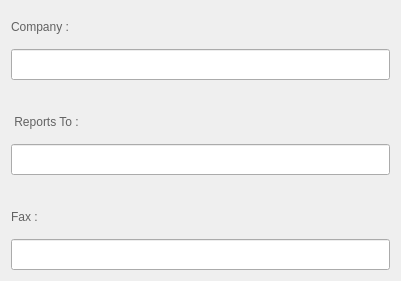
               <widget class="QWidget" name="layoutWidget_4">
                <property name="geometry">
                 <rect>
                  <x>730</x>
                  <y>1120</y>
                  <width>401</width>
                  <height>281</height>
                 </rect>
                </property>
                <layout class="QVBoxLayout" name="verticalLayout_7">
                 <item>
                  <widget class="QLabel" name="CompanyLabel">
                   <property name="styleSheet">
                    <string notr="true">color: rgb(98, 98, 98);</string>
                   </property>
                   <property name="text">
                    <string>Company :</string>
                   </property>
                  </widget>
                 </item>
                 <item>
                  <widget class="QLineEdit" name="Company">
                   <property name="minimumSize">
                    <size>
                     <width>0</width>
                     <height>0</height>
                    </size>
                   </property>
                   <property name="maximumSize">
                    <size>
                     <width>16777215</width>
                     <height>300</height>
                    </size>
                   </property>
                  </widget>
                 </item>
                 <item>
                  <spacer name="verticalSpacer_14">
                   <property name="orientation">
                    <enum>Qt::Orientation::Vertical</enum>
                   </property>
                   <property name="sizeType">
                    <enum>QSizePolicy::Policy::Maximum</enum>
                   </property>
                   <property name="sizeHint" stdset="0">
                    <size>
                     <width>10</width>
                     <height>20</height>
                    </size>
                   </property>
                  </spacer>
                 </item>
                 <item>
                  <widget class="QLabel" name="ReportsToLabel">
                   <property name="styleSheet">
                    <string notr="true">color: rgb(98, 98, 98);</string>
                   </property>
                   <property name="text">
                    <string> Reports To :</string>
                   </property>
                  </widget>
                 </item>
                 <item>
                  <widget class="QLineEdit" name="ReportsTo">
                   <property name="minimumSize">
                    <size>
                     <width>0</width>
                     <height>0</height>
                    </size>
                   </property>
                   <property name="maximumSize">
                    <size>
                     <width>16777215</width>
                     <height>300</height>
                    </size>
                   </property>
                  </widget>
                 </item>
                 <item>
                  <spacer name="verticalSpacer_15">
                   <property name="orientation">
                    <enum>Qt::Orientation::Vertical</enum>
                   </property>
                   <property name="sizeType">
                    <enum>QSizePolicy::Policy::Maximum</enum>
                   </property>
                   <property name="sizeHint" stdset="0">
                    <size>
                     <width>10</width>
                     <height>20</height>
                    </size>
                   </property>
                  </spacer>
                 </item>
                 <item>
                  <widget class="QLabel" name="FaxLabel">
                   <property name="styleSheet">
                    <string notr="true">color: rgb(98, 98, 98);</string>
                   </property>
                   <property name="text">
                    <string>Fax :</string>
                   </property>
                  </widget>
                 </item>
                 <item>
                  <widget class="QLineEdit" name="Fax">
                   <property name="maximumSize">
                    <size>
                     <width>16777215</width>
                     <height>300</height>
                    </size>
                   </property>
                  </widget>
                 </item>
                </layout>
               </widget>
